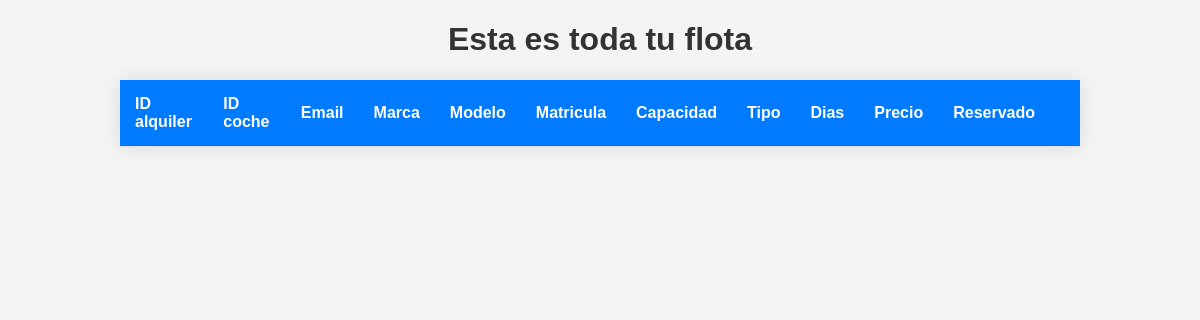
Page /alquilados (signed in) on the earlier database version.
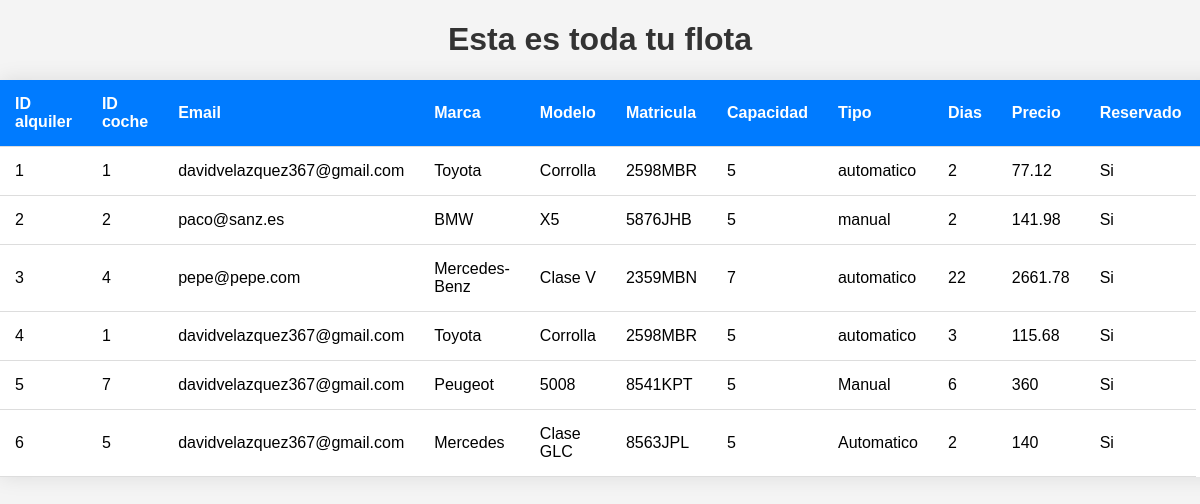
Same page on the later database version.
### tables this page shows
CREATE TABLE alquilados(
                    id_alquiler INTEGER PRIMARY KEY AUTOINCREMENT,
                    id INTEGER,
                    marca TEXT,
                    modelo TEXT,
                    matricula TEXT,
                    capacidad INTEGER,
                    tipo TEXT,
                    dias INTEGER,
                    precio_total FLOAT,
                    email TEXT,
                    reservado TEXT

                );

### controller/AlquilerController.php (called while the page is built, shortened)
<?php
require_once 'model/Alquiler.php';
class AlquilerController{
        public static function indexAdmin(){
            $alquiler = new Alquiler();
            $alquiler = $alquiler->findAll()->fetchAll();
        include 'view/private/alquiler/alquilados.php';
    }
}
?>

### Router.php (called while the page is built, shortened)
<?php
     class Router {
        private array $rutas = array();
        public function get(string $ruta, array $accion) : Router{
            $this->rutas['GET'][$ruta] = $accion;
            return $this;
        }
        public function post(string $ruta, array $accion) : Router{
            $this->rutas['POST'][$ruta] = $accion;
            return $this;
        }
        public function resolver_ruta(string $url, string $method){
            $path = parse_url($url)['path'];
            $query = null;
            $path2 = explode("/", $path);
            $ruta = '/'.$path2[count($path2) -1];
            $clase = $this->rutas[$method][$ruta][0];
            $function = $this->rutas[$method][$ruta][1];
            return call_user_func($clase.'::'.$function, $query);
        }
     }
?>

### index.php (called while the page is built, shortened)
<?php
require_once 'controller/AlquilerController.php';
require_once 'Router.php';
$route = new Router();
$route->get('/',[IndexController::class,'index'])
      ->get('/login', [AuthController::class, 'login'])
      ->get('/register', [AuthController::class, 'register'])
      ->post('/doRegister', [AuthController::class, 'doRegister'])
      ->post('/doLogin', [AuthController::class, 'doLogin'])
      ->get('/home', [AuthController::class, 'home'])
      ->get('/flota', [AuthController::class, 'flota'])
      ->get('/logout', [AuthController::class, 'logout'])
      ->get('/create',[FlotaController::class, 'create'])
      ->post('/save',[FlotaController::class, 'save'])
      ->get('/edit-coche',[FlotaController::class, 'edit'])
      ->post('/update-coche',[FlotaController::class, 'update'])
      ->get('/destroy-coche',[FlotaController::class, 'destroy'])
      ->get('/ver-carrito',[CarritoController::class, 'index'])
      ->post('/alquilar-coche',[CarritoController::class, 'create'])
      ->get('/destroy-alquiler',[CarritoController::class, 'destroy'])
      ->get('/historial-coches',[AlquilerController::class, 'create'])
      ->get('/mis-alquileres',[AlquilerController::class, 'index'])
      ->get('/alquilados',[AlquilerController::class, 'indexAdmin']);
$route->resolver_ruta($_SERVER['REQUEST_URI'], $_SERVER['REQUEST_METHOD']);
?>

### model/Alquiler.php (called while the page is built, shortened)
<?php
require_once 'db/Database.php';
class Alquiler{
    public function findAll() : PDOStatement
    {
        $db = Database::conectar();
        $query = "SELECT * FROM alquilados";
        $result = $db->query($query);
        return $result;
    }
}
?>

### db/Database.php (called while the page is built, shortened)
<?php
     class Database {
        public static function desconectar(){
            return null;
        }
     }
?>

### view/private/alquiler/alquilados.php (the view, shortened to what this page needs)
<!DOCTYPE html>
<html lang="en">
<head>
    <link rel="stylesheet" href="asset/css/historial.css">
</head>
<body>
    <h1>Esta es toda tu flota</h1>
    <table>
            <thead>
                <tr>
                    <th>ID alquiler</th>
                    <th>ID coche</th>
                    <th>Email</th>
                    <th>Marca</th>
                    <th>Modelo</th>
                    <th>Matricula</th>
                    <th>Capacidad</th>
                    <th>Tipo</th>
                    <th>Dias</th>
                    <th>Precio</th>
                    <th>Reservado</th>
                    <th></th>
                </tr>
            </thead>
            <tbody>
                <?php
                foreach ($alquiler as $key => $value) {
                    echo '<tr>';
                    echo '<td>' . $value['id_alquiler'] . '</td>';
                    echo '<td>' . $value['id'] . '</td>';
                    echo '<td>' . $value['email'] . '</td>';
                    echo '<td>' . $value['marca'] . '</td>';
                    echo '<td>' . $value['modelo'] . '</td>';
                    echo '<td>' . $value['matricula'] . '</td>';
                    echo '<td>' . $value['capacidad'] . '</td>';
                    echo '<td>' . $value['tipo'] . '</td>';
                    echo '<td>' . $value['dias'] . '</td>';
                    echo '<td>' . $value['precio_total'] . '</td>';
                    echo '<td>' . $value['reservado'] . '</td>';
                    echo '</tr>';
                }
                ?>
            </tbody>
        </table>
</body>
</html>

### asset/css/historial.css (style rules this page uses)
body { font-family: 'Arial', sans-serif; margin: 0; padding: 0; background-color: #f4f4f4; }
h1 { text-align: center; color: #333; }
table { width: 80%; margin: 20px auto; border-collapse: collapse; box-shadow: 0 0 20px rgba(0, 0, 0, 0.1); background-color: #fff; }
thead { background-color: #007BFF; color: #fff; }
th, td { padding: 15px; text-align: left; border-bottom: 1px solid #ddd; }

Differences in the rows shown:
added alquilados: id_alquiler "1", id "1", email "davidvelazquez367@gmail.com", marca "Toyota", modelo "Corrolla", matricula "2598MBR", capacidad "5", tipo "automatico", dias "2", precio_total "77.12", reservado "Si"
added alquilados: id_alquiler "2", id "2", email "paco@sanz.es", marca "BMW", modelo "X5", matricula "5876JHB", capacidad "5", tipo "manual", dias "2", precio_total "141.98", reservado "Si"
added alquilados: id_alquiler "3", id "4", email "pepe@pepe.com", marca "Mercedes-Benz", modelo "Clase V", matricula "2359MBN", capacidad "7", tipo "automatico", dias "22", precio_total "2661.78", reservado "Si"
added alquilados: id_alquiler "4", id "1", email "davidvelazquez367@gmail.com", marca "Toyota", modelo "Corrolla", matricula "2598MBR", capacidad "5", tipo "automatico", dias "3", precio_total "115.68", reservado "Si"
added alquilados: id_alquiler "5", id "7", email "davidvelazquez367@gmail.com", marca "Peugeot", modelo "5008", matricula "8541KPT", capacidad "5", tipo "Manual", dias "6", precio_total "360", reservado "Si"
added alquilados: id_alquiler "6", id "5", email "davidvelazquez367@gmail.com", marca "Mercedes", modelo "Clase GLC", matricula "8563JPL", capacidad "5", tipo "Automatico", dias "2", precio_total "140", reservado "Si"
